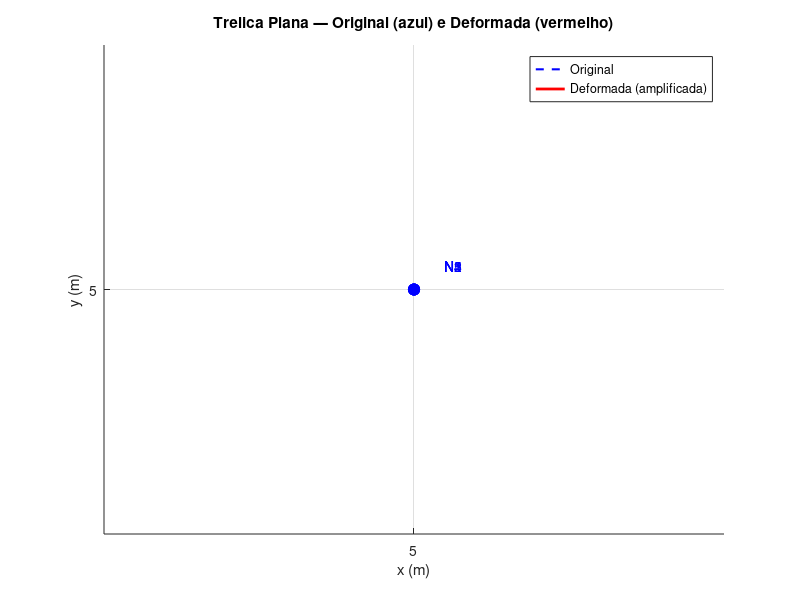

Write the MATLAB code that produced this figure.
%% =====================================================================
%  TRELICA_PLANA.m
%  Análise de Treliça Plana Indeterminada — Método da Rigidez (
% MEF)
%  Cap. 32 — Apostila de Resistência dos Materiais
%  O usuário fornece todos os dados de entrada via Command Window
% ======================================================================
clear; clc;

%% PASSO 1 — Parâmetros Gerais
fprintf('=====================================================\n');
fprintf('     SOLVER DE TRELIÇA PLANA — MÉTODO DA RIGIDEZ   \n');
fprintf('=====================================================\n\n');

nNos       = input('Número de nós: ');
nElementos = input('Número de barras: ');

% PASSO 2 — Coordenadas dos Nós
fprintf('\n--- COORDENADAS DOS NÓS ---\n');
fprintf('(informe x e y de cada nó em metros)\n\n');

COORDNOS = zeros(nNos, 2);
for i = 1:nNos
    fprintf('Nó %d:\n', i);
    COORDNOS(i,1) = input(sprintf('  x%d = ', i));
    COORDNOS(i,2) = input(sprintf('  y%d = ', i));
end

% PASSO 2b — Conectividade das Barras
fprintf('\n--- CONECTIVIDADE DAS BARRAS ---\n');
fprintf('(informe o nó inicial e o nó final de cada barra)\n\n');

CONEC = zeros(nElementos, 2);
for i = 1:nElementos
    fprintf('Barra %d:\n', i);
    CONEC(i,1) = input('  Nó inicial: ');
    CONEC(i,2) = input('  Nó final:   ');
end

% PASSO 2c — Propriedades das Barras
fprintf('\n--- PROPRIEDADES DAS BARRAS ---\n');
fprintf('(E em Pa, A em m^2)\n\n');

PROP = zeros(nElementos, 2);
for i = 1:nElementos
    fprintf('Barra %d:\n', i);
    PROP(i,1) = input(sprintf('  E (Pa): '));
    PROP(i,2) = input(sprintf('  A (m^2): '));
end


% PASSO 3 — Vetor de Forças Externas F
% F(2*i-1) = Fx no nó i | F(2*i) = Fy no nó i
fprintf('\n--- FORCAS EXTERNAS ---\n');
fprintf('(em Newtons; digite 0 se nao houver forca)\n\n');

F = zeros(2*nNos, 1);
for i = 1:nNos
    fprintf('No %d:\n', i);
    F(2*i-1) = input(sprintf('  Fx%d (N): ', i));
    F(2*i)   = input(sprintf('  Fy%d (N): ', i));
end

% PASSO 4 — Vetor de Restrições (Condições de Contorno)
% 0 = GDL livre | 1 = GDL restrito (apoio)
fprintf('\n--- RESTRICOES DE APOIO ---\n');
fprintf('(0 = livre, 1 = restrito/apoio)\n\n');

RESTRICAO = zeros(2*nNos, 1);
for i = 1:nNos
    fprintf('No %d:\n', i);
    RESTRICAO(2*i-1) = input(sprintf('  Ux%d restrito? (0/1): ', i));
    RESTRICAO(2*i)   = input(sprintf('  Uy%d restrito? (0/1): ', i));
end

fprintf('\n=====================================================\n');
fprintf('  Dados recebidos! Calculando...\n');
fprintf('=====================================================\n\n');

%% =====================================================================
%  RESOLUCAO DO EXERCICIO 
% ======================================================================

%% PASSO 5 — Geometria de Cada Barra: L, C = cos(theta), S = sen(theta)

VEC_L = zeros(nElementos, 1);
VEC_C = zeros(nElementos, 1);
VEC_S = zeros(nElementos, 1);

fprintf('===== PASSO 5: Geometria das Barras =====\n');
for i = 1:nElementos
    ii = CONEC(i,1);
    jj = CONEC(i,2);
    dx = COORDNOS(jj,1) - COORDNOS(ii,1);
    dy = COORDNOS(jj,2) - COORDNOS(ii,2);
    L  = sqrt(dx^2 + dy^2);
    C  = dx / L;
    S  = dy / L;
    VEC_L(i) = L;
    VEC_C(i) = C;
    VEC_S(i) = S;
    fprintf('Barra %d (no %d -> no %d): L=%.4f m | C=%.4f | S=%.4f\n', i, ii, jj, L, C, S);
end

%% PASSO 6 — Montagem das Matrizes de Rigidez Locais KLOCAL(i, 4, 4)
% K_local = (EA/L)*[C2 CS -C2 -CS; CS S2 -CS -S2; -C2 -CS C2 CS; -CS -S2 CS S2]

KLOCAL = zeros(nElementos, 4, 4);

for i = 1:nElementos
    E = PROP(i,1);
    A = PROP(i,2);
    L = VEC_L(i);
    C = VEC_C(i);
    S = VEC_S(i);
    f = (E * A) / L;
    KLOCAL(i,:,:) = f * [ C^2,  C*S, -C^2, -C*S;
                           C*S,  S^2, -C*S, -S^2;
                          -C^2, -C*S,  C^2,  C*S;
                          -C*S, -S^2,  C*S,  S^2];
end

%% PASSO 7 — Exibir KLOCAL de Cada Barra

fprintf('\n===== PASSO 7: Matrizes de Rigidez Locais =====\n');
for i = 1:nElementos
    fprintf('\nKLOCAL — Barra %d:\n', i);
    disp(squeeze(KLOCAL(i,:,:)));
end


%% PASSO 9 — Espalhamento: Somar KLOCAL nas Posicoes Corretas de KG
% Mapeamento: no ii -> GDLs [2ii-1, 2ii] | no jj -> GDLs [2jj-1, 2jj]

KG = zeros(2*nNos, 2*nNos);
for i = 1:nElementos
    ii  = CONEC(i,1);
    jj  = CONEC(i,2);
    DOF = [2*ii-1, 2*ii, 2*jj-1, 2*jj];
    for r = 1:4
        for c = 1:4
            KG(DOF(r), DOF(c)) = KG(DOF(r), DOF(c)) + KLOCAL(i,r,c);
        end
    end
end

%% PASSO 10 — Exibir KG Global (antes das condicoes de contorno)

fprintf('===== PASSO 10: Matriz KG Global (antes das CCs) =====\n');
disp(KG);

%% PASSO 11 — Salvar KG e F Originais (necessarios para calcular reacoes)

KGLOBAL_ORIG = KG;
F_ORIG       = F;

%% PASSO 12 — Aplicar Condicoes de Contorno
% Para cada GDL restrito: zera linha, zera coluna, diagonal=1, F=0

for i = 1:2*nNos
    if RESTRICAO(i) == 1
        KG(i,:) = 0;
        KG(:,i) = 0;
        KG(i,i) = 1;
        F(i)    = 0;
    end
end

%% PASSO 13 — Exibir KG Modificada (apos condicoes de contorno)

fprintf('===== PASSO 14: KG Modificada (apos CCs) =====\n');
disp(KG);

%% PASSO 14 — Resolver Sistema Linear: U = KG \ F

U = KG \ F;

fprintf('===== PASSO 15: Deslocamentos Nodais =====\n');
for i = 1:nNos
    fprintf('No %d: Ux = %+.6e m  |  Uy = %+.6e m\n', i, U(2*i-1), U(2*i));
end

%% PASSO 15 — Calcular Reacoes de Apoio: R = KG_orig * U - F_orig

R = KGLOBAL_ORIG * U - F_ORIG;

%% PASSO 16 — Calcular Forcas Normais nas Barras
% Para cada barra: extrai U_local, multiplica por KLOCAL, projeta no eixo da barra
% N > 0: tracao | N < 0: compressao

N = zeros(nElementos, 1);

for i = 1:nElementos
    ii      = CONEC(i,1);
    jj      = CONEC(i,2);
    DOF     = [2*ii-1, 2*ii, 2*jj-1, 2*jj];
    U_local = U(DOF);
    F_local = squeeze(KLOCAL(i,:,:)) * U_local;
    N(i)    = F_local(3)*VEC_C(i) + F_local(4)*VEC_S(i);
end

%% PASSO 17 — Tabelas de Resultados (preparadas nos vetores U, R, N)

% Vetores prontos para exibicao no menu abaixo

%% PASSO 18 — Menu Interativo de Saida

fprintf('\n=====================================================\n');
fprintf('         RESULTADOS — TRELICA PLANA (MEF)          \n');
fprintf('=====================================================\n');
fprintf('[1] Deslocamentos nodais\n');
fprintf('[2] Forcas normais nas barras\n');
fprintf('[3] Reacoes de apoio\n');
fprintf('[4] Mostrar tudo\n');
fprintf('=====================================================\n');
opcao = input('Escolha uma opcao (1-4): ');

% --- sub-rotinas de impressao ---

switch opcao
    case 1
        fprintf('\n--- DESLOCAMENTOS NODAIS ---\n');
        fprintf('%-5s  %-22s  %-22s\n', 'No', 'UX (m)', 'UY (m)');
        fprintf('%s\n', repmat('-', 1, 55));
        for i = 1:nNos
            fprintf('%-5d  %+.6e          %+.6e\n', i, U(2*i-1), U(2*i));
        end

    case 2
        fprintf('\n--- FORCAS NORMAIS NAS BARRAS ---\n');
        fprintf('%-8s  %-22s  %s\n', 'Barra', 'N (kN)', 'Tipo');
        fprintf('%s\n', repmat('-', 1, 50));
        for i = 1:nElementos
            if N(i) >= 0
                tipo = 'TRACAO';
            else
                tipo = 'COMPRESSAO';
            end
            fprintf('%-8d  %+.6e          %s\n', i, N(i)/1e3, tipo);
        end

    case 3
        fprintf('\n--- REACOES DE APOIO ---\n');
        fprintf('%-5s  %-22s  %-22s\n', 'No', 'RX (kN)', 'RY (kN)');
        fprintf('%s\n', repmat('-', 1, 55));
        for i = 1:nNos
            if RESTRICAO(2*i-1) == 1 || RESTRICAO(2*i) == 1
                fprintf('%-5d  %+.6e          %+.6e\n', i, R(2*i-1)/1e3, R(2*i)/1e3);
            end
        end

    case 4
        fprintf('\n--- DESLOCAMENTOS NODAIS ---\n');
        fprintf('%-5s  %-22s  %-22s\n', 'No', 'UX (m)', 'UY (m)');
        fprintf('%s\n', repmat('-', 1, 55));
        for i = 1:nNos
            fprintf('%-5d  %+.6e          %+.6e\n', i, U(2*i-1), U(2*i));
        end

        fprintf('\n--- FORCAS NORMAIS NAS BARRAS ---\n');
        fprintf('%-8s  %-22s  %s\n', 'Barra', 'N (kN)', 'Tipo');
        fprintf('%s\n', repmat('-', 1, 50));
        for i = 1:nElementos
            if N(i) >= 0
                tipo = 'TRACAO';
            else
                tipo = 'COMPRESSAO';
            end
            fprintf('%-8d  %+.6e          %s\n', i, N(i)/1e3, tipo);
        end

        fprintf('\n--- REACOES DE APOIO ---\n');
        fprintf('%-5s  %-22s  %-22s\n', 'No', 'RX (kN)', 'RY (kN)');
        fprintf('%s\n', repmat('-', 1, 55));
        for i = 1:nNos
            if RESTRICAO(2*i-1) == 1 || RESTRICAO(2*i) == 1
                fprintf('%-5d  %+.6e          %+.6e\n', i, R(2*i-1)/1e3, R(2*i)/1e3);
            end
        end

    otherwise
        fprintf('Opcao invalida.\n');
end

%% PASSO 19 — Plot da Trelica (Original e Deformada)

escala = 1000;  % fator de amplificacao visual da deformacao

figure;
hold on; grid on; axis equal;
title('Trelica Plana — Original (azul) e Deformada (vermelho)');
xlabel('x (m)'); ylabel('y (m)');

for i = 1:nElementos
    ii = CONEC(i,1);
    jj = CONEC(i,2);
    % Original
    plot([COORDNOS(ii,1), COORDNOS(jj,1)], ...
         [COORDNOS(ii,2), COORDNOS(jj,2)], 'b--', 'LineWidth', 1.5);
    % Deformada
    xd = [COORDNOS(ii,1)+escala*U(2*ii-1), COORDNOS(jj,1)+escala*U(2*jj-1)];
    yd = [COORDNOS(ii,2)+escala*U(2*ii),   COORDNOS(jj,2)+escala*U(2*jj)];
    plot(xd, yd, 'r-', 'LineWidth', 2);
end

for i = 1:nNos
    % No original
    plot(COORDNOS(i,1), COORDNOS(i,2), 'bo', 'MarkerSize', 8, 'MarkerFaceColor', 'b');
    text(COORDNOS(i,1)+0.05, COORDNOS(i,2)+0.05, sprintf('N%d',i), 'Color','b','FontSize',10);
    % No deformado
    xd = COORDNOS(i,1) + escala*U(2*i-1);
    yd = COORDNOS(i,2) + escala*U(2*i);
    plot(xd, yd, 'ro', 'MarkerSize', 8, 'MarkerFaceColor', 'r');
end

legend('Original','Deformada (amplificada)','Location','best');
hold off;
